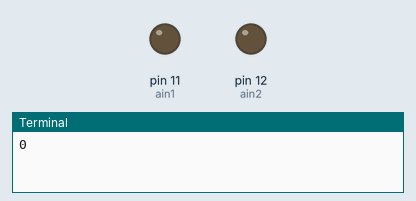
This program was run on a simulated Raspberry Pi (header pin numbers). Shown: output pins drawn as LEDs (lit = HIGH), the last lines printed to the terminal.

Above: at 0.05 s.
At 0.95 s:
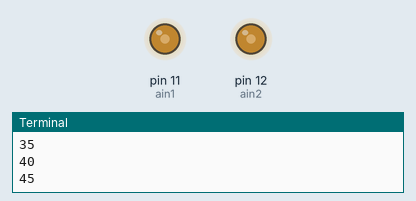
At 1.9 s:
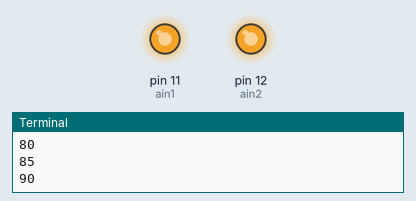
At 3.8 s:
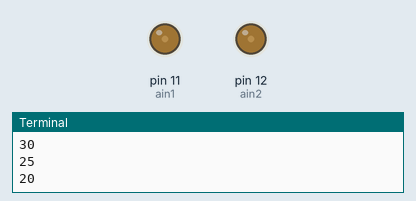
Timing chart, 0 to 5.5 s (numbered marks = the images above):
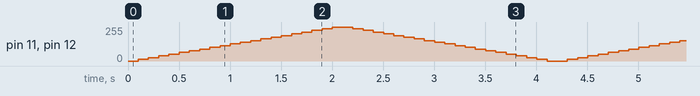

The program:

gpio_pwm.py
```python
import RPi.GPIO as GPIO
import time
GPIO.setmode(GPIO.BOARD)

ain1 = 11
ain2 = 12

GPIO.setup(ain1, GPIO.OUT)
GPIO.setup(ain2, GPIO.OUT)


p1 = GPIO.PWM(ain1, 50)
p2 = GPIO.PWM(ain2, 50)
p1.start(0)
p2.start(0)
try:
    while 1:
        for dc in range(0, 101, 5):
            p1.ChangeDutyCycle(dc)
            p2.ChangeDutyCycle(dc)
            print(dc)
            time.sleep(0.1)
        for dc in range(100, -1, -5):
            p1.ChangeDutyCycle(dc)
            p2.ChangeDutyCycle(dc)
            print(dc)
            time.sleep(0.1)
except KeyboardInterrupt:
    pass
p1.stop()
p2.stop()
GPIO.cleanup()
```
